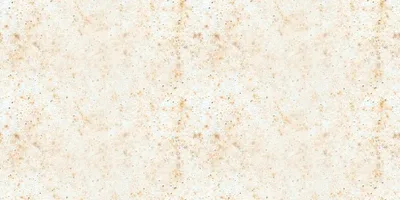
#> input picture docs/visual-options/bg/rust.webp, 400 x 200 px, found by its file name
$ python make.py
#> lines starting #> are read from the running program, lines starting #| are printed output that depends on the picture
# Mockup recipe for the seamless drink-list board. Run from project root. Writes docs/visual-options/bg/*.webp
from PIL import Image, ImageChops, ImageEnhance, ImageFilter, ImageOps, ImageStat
O = 'docs/visual-options/bg/'; T = 'img/textures/'

def seamless(im):
    """fix one axis at a time: cross-fade with a half-rolled copy, weight 0 on that axis' tile edges and 1 on the rolled copy's own seam"""
    w, h = im.size
    def ramp(n):
        r = Image.new('L', (n, 1))
        r.putdata([int(255 * (lambda t: t * t * (3 - 2 * t))(1 - abs(2 * (i + .5) / n - 1))) for i in range(n)])
        return r
    mx = ramp(w).resize((w, h)); my = ramp(h).resize((h, w)).transpose(Image.TRANSPOSE).resize((w, h))
    im = Image.composite(im, ImageChops.offset(im, w // 2, 0), mx)
    return Image.composite(im, ImageChops.offset(im, 0, h // 2), my)

def flatten(im, r=40):
    """remove the slow light-to-dark drift (it shows as a band at every tile repeat); keeps the mean and the speckle"""
    w, h = im.size; big = Image.new('RGB', (3 * w, 3 * h))
    for i in range(3):
        for j in range(3): big.paste(im, (i * w, j * h))
    low = big.filter(ImageFilter.GaussianBlur(r)).crop((w, h, 2 * w, 2 * h))
    mean = [round(v) for v in ImageStat.Stat(im).mean]
    return Image.merge('RGB', [ImageChops.subtract(a, b, 1, m) for a, b, m in zip(im.split(), low.split(), mean)])

def seam(im):  # mean abs diff across the wrap edges vs across an interior column/row pair
    w, h = im.size; g = im.convert('L')
    d = lambda a, b: ImageStat.Stat(ImageChops.difference(a, b)).mean[0]
    lr = d(g.crop((0, 0, 1, h)), g.crop((w - 1, 0, w, h))); tb = d(g.crop((0, 0, w, 1)), g.crop((0, h - 1, w, h)))
    il = d(g.crop((w // 2, 0, w // 2 + 1, h)), g.crop((w // 2 + 1, 0, w // 2 + 2, h))); it = d(g.crop((0, h // 2, w, h // 2 + 1)), g.crop((0, h // 2 + 1, w, h // 2 + 2)))
    return round(lr, 1), round(tb, 1), 'interior', round(il, 1), round(it, 1)

for n in ('rust', 'tarnish', 'board-kelp'):
    im = Image.open(T + n + '.webp').convert('RGB'); s = seamless(flatten(im)) if n != 'board-kelp' else seamless(im)
#> further down, im is the input picture: PIL image 400x200 RGB; mean R, G, B 242.2, 236, 222.3
#> in flatten, `big = Image.new('RGB', (3 * w, 3 * h))`: big: PIL image 1200x600 RGB; every value is 0
#> after the loop in flatten, `for i in range(3):`:
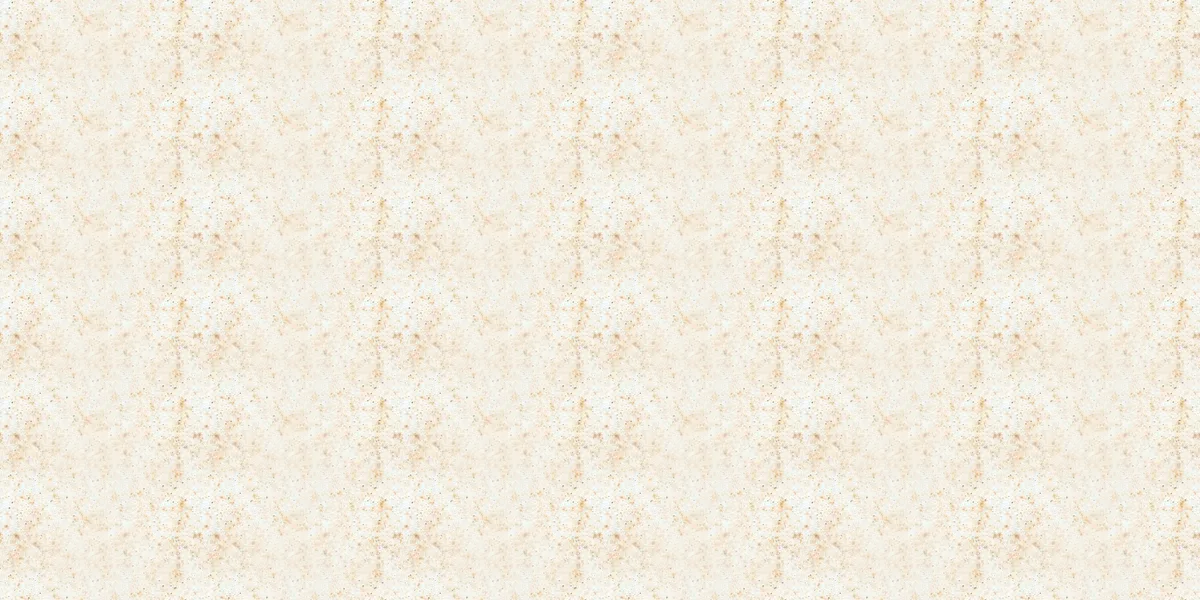
#> big: PIL image 1200x600 RGB; mean R, G, B 242.2, 236, 222.3
#> in flatten, `low = big.filter(ImageFilter.GaussianBlur(r)).crop((w, h, 2 * w, 2 * h))`:
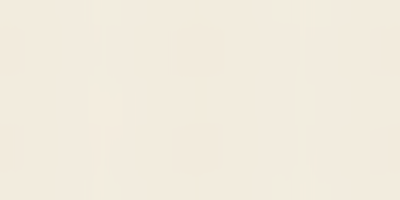
#> low: PIL image 400x200 RGB; mean R, G, B 242, 236, 222.3
#> in flatten, `mean = [round(v) for v in ImageStat.Stat(im).mean]`: mean = [242, 236, 222]
#> in seamless, `w, h = im.size`: w = 400; h = 200
#> in seamless, `mx = ramp(w).resize((w, h))`:
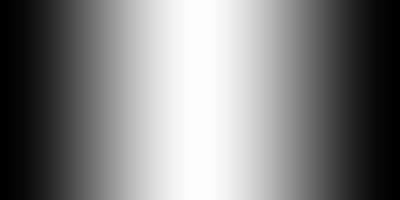
#> mx: PIL image 400x200 L; min 0, max 254, mean 127
#> in seamless, `my = ramp(h).resize((h, w)).transpose(Image.TRANSPOSE).resize((w, h))`:
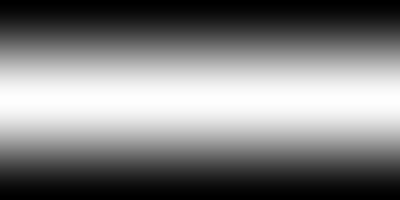
#> my: PIL image 400x200 L; min 0, max 254, mean 127
    print(n, 'before', seam(im), 'after', seam(s)); s.save(O + n + '.webp', quality=82)
#> in seam, `g = im.convert('L')`:
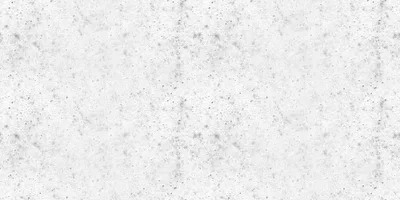
#> g: PIL image 400x200 L; min 141, max 255, mean 236.3
#> in seam, `lr = d(g.crop((0, 0, 1, h)), g.crop((w - 1, 0, w, h)))`: lr = 7.62
#> in seam, `tb = d(g.crop((0, 0, w, 1)), g.crop((0, h - 1, w, h)))`: tb = 7.14
#> in seam, `il = d(g.crop((w // 2, 0, w // 2 + 1, h)), g.crop((w // 2 + 1, 0, w //`: il = 5.42
#> in seam, `it = d(g.crop((0, h // 2, w, h // 2 + 1)), g.crop((0, h // 2 + 1, w, h`: it = 6.64
#| rust before (7.6, 7.1, 'interior', 5.4, 6.6) after (7.4, 7.2, 'interior', 5.6, 6.6)
#> pass 2 of the loop `for n in ('rust', 'tarnish', 'board-kelp'):`:
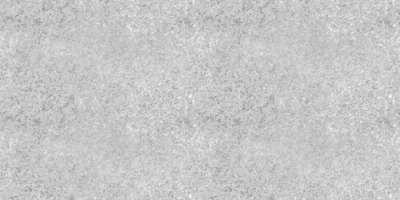
#> input picture docs/visual-options/bg/tarnish.webp, 400 x 200 px, found by its file name
#> im is the input picture: PIL image 400x200 RGB; mean R, G, B 198.7, 198.7, 198.7
#> after the loop in flatten (call 2), `for i in range(3):`:
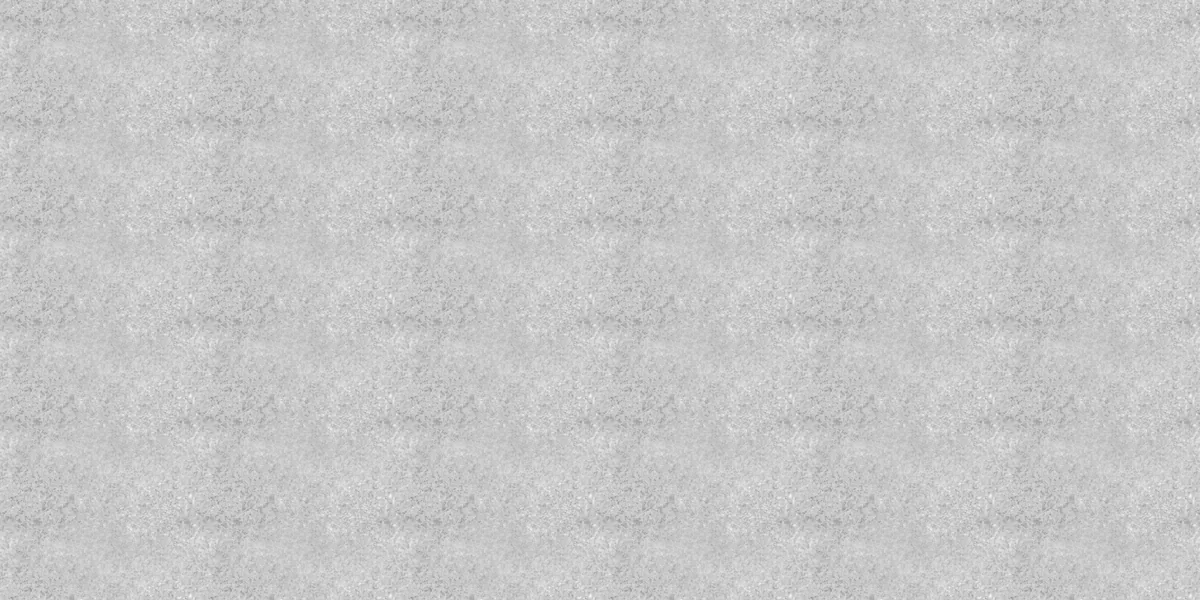
#> big: PIL image 1200x600 RGB; mean R, G, B 198.7, 198.7, 198.7
#> mean = [199, 199, 199]
#| tarnish before (8.4, 8.5, 'interior', 5.8, 7.2) after (7.9, 8.1, 'interior', 6.0, 7.2)
#> (the run stopped early here; a loop or call above may not have finished)
